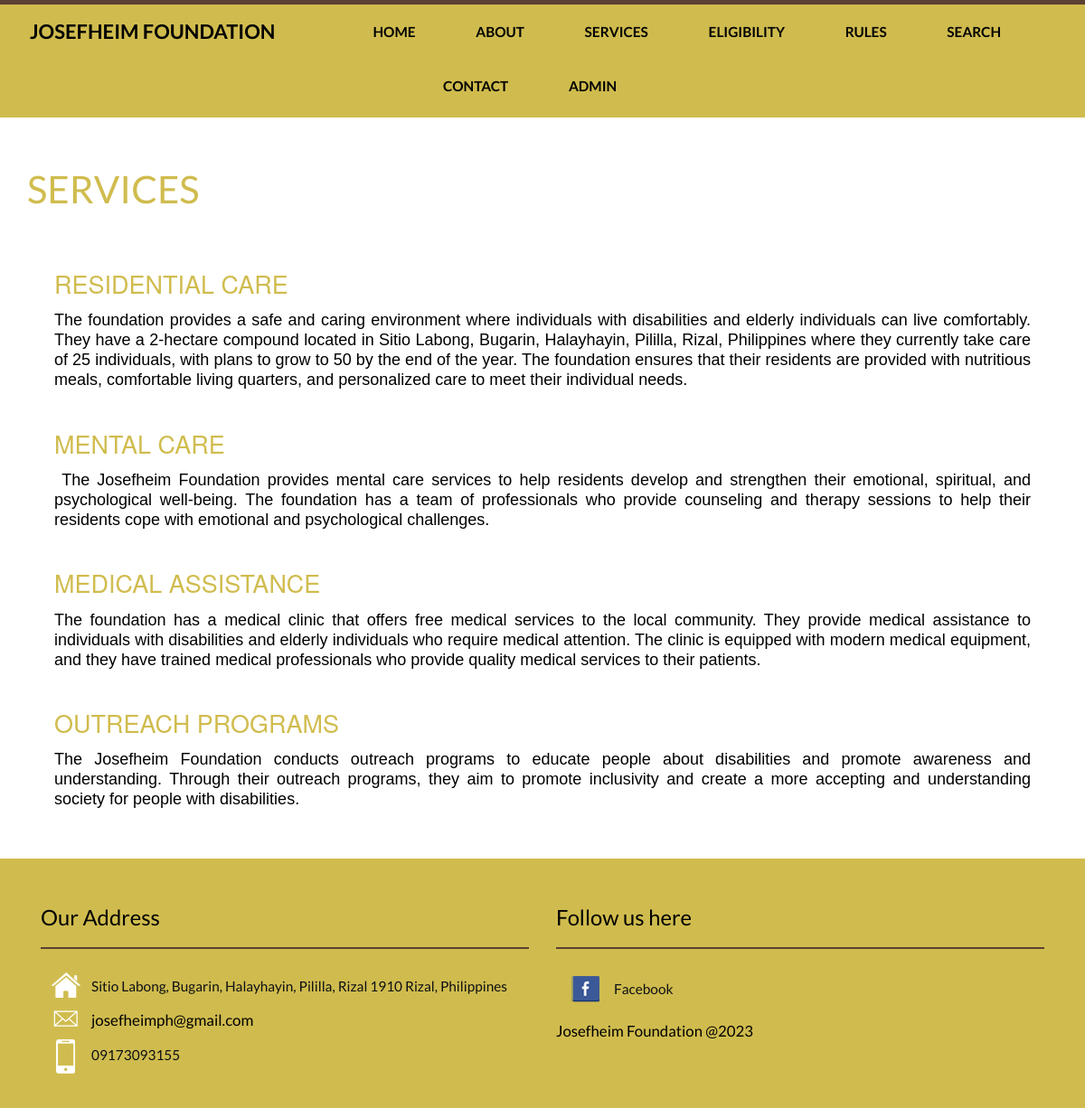
/services.php, run on the app's committed database.
### tables this page shows
CREATE TABLE `tblservices` (
  `ID` int(5) NOT NULL,
  `ServiceTitle` varchar(250) DEFAULT NULL,
  `ServiceDescription` mediumtext DEFAULT NULL,
  `CreationDate` timestamp NULL DEFAULT current_timestamp()
);

CREATE TABLE `tblpage` (
  `ID` int(10) NOT NULL,
  `PageType` varchar(200) DEFAULT NULL,
  `PageTitle` mediumtext DEFAULT NULL,
  `PageDescription` mediumtext DEFAULT NULL,
  `Email` varchar(200) DEFAULT NULL,
  `MobileNumber` varchar(15) DEFAULT NULL,
  `UpdationDate` date DEFAULT NULL,
  `Timing` varchar(200) NOT NULL
);

### services.php (the view, shortened to what this page needs)
<?php
include('includes/config.php');
  ?>
<!DOCTYPE HTML>
<html>
<head>
<link href="css/bootstrap.css" rel='stylesheet' type='text/css' />
<link href="css/style.css" rel='stylesheet' type='text/css' />
</head>
<body>
<?php include_once('includes/header.php');?>
	<div class="content">
	<div class="blog">
		<div class="container">
			<div class="blog-top">
				<h3>Services</h3>
			</div>
<?php
$query=mysqli_query($con,"select * from tblservices");
$num=mysqli_num_rows($query);
if($num>0){
while($row=mysqli_fetch_array($query))
{
?>
    <div class="col-md-12" style="margin-top:4%">
            <div class="col-md-8 service-images-text">
              <div class="inner-text">
                <h4><?php echo htmlentities($row['ServiceTitle']);?></h4>
                  <p><?php echo $row['ServiceDescription'];?></p>
              </div>
            </div>
          </div>
        <?php }} ?>
</div>
		</div>
	</div>
	<?php include_once('includes/footer.php');?>
</body>
</html>

### includes/footer.php (shortened to what this page needs)
<div class= "footer">
         <div class="container">
            <div class="col-md-6 footer-grid footer-grid1">
                    <div class="Office Address">
                        <h4>Our Address</h4>
                       <ul class="bottom-icons">
                        <?php
$ret=mysqli_query($con,"select * from tblpage where PageType='contactus' ");
while ($row=mysqli_fetch_array($ret)) {
?>
                            <li><a class="home" href="#"><span> </span></a><?php  echo $row['PageDescription'];?></li>
                            <li><a class="mail" href="mailto:info@example.com"><span> </span><?php  echo $row['Email'];?></a></li>
                            <li><a class="mbl" href="#"><span> </span></a><?php  echo $row['MobileNumber'];?></li>
                            <div class="clearfix"> </div><?php } ?>
                        </ul>
                     </div>
                </div>
                <div class="col-md-6 footer-grid footer-grid3">
                    <div class=" Follow us here">
                    <h4> Follow us here</h4>
                        <ul class="bottom-icons two">
                            <li><a class="fbook" href="https://web.facebook.com/josefheimfoundation/?_rdc=1&_rdr"><span> </span></a>Facebook</li>
                        </ul>
                    </div>
                    <div class="copy-center">
                            <p>Josefheim Foundation @2023</p>
                        </div>
                    </div>
                    <div class="clearfix"> </div>
                </div>
            </div>

### css/style.css (style rules this page uses)
body { background: #fff; font-family: 'Lato', sans-serif; }
.service-images-text { width: 100%; text-align: justify; font-family: "Helvetica Neue", Helvetica, Arial, sans-serif; font-size: 18px; }
.inner-text h4,.service-grid-text h4 { margin: 0 0 0.5em; font-size: 1.5em; color: #d0bc4e; text-transform: uppercase; text-align: left; }
.inner-text p { color: #999; font-size: 1em; line-height: 1.8em; margin:0; padding: 0; }
.blog { background:#fff; padding: 4em 0; }
.blog-top h3 { margin:0 0 0.5em; font-size:3em; color:#d0bc4e; text-transform:uppercase; text-align: left; }
.footer { background: #d0bc4e; padding: 2em 0; }
.footer p { color: #000000; font-size:1.2em; text-decoration: none; font-weight:400; margin: 0; line-height: 1.9em; }
.footer-grid h4 { color: #000000; font-size: 1.7em; text-decoration: none; font-weight: 400; margin: 1em 0; border-bottom: 2px solid #5c4033; padding: 0px 0 20px 0; }
ul.bottom-icons,ul.bottom-icons.two { padding: 0; color: #0e1014; }
ul.bottom-icons li,ul.bottom-icons.two li { display: block; margin-left:0px; list-style: none; color: #0e1014; }
ul.bottom-icons.two li a span { width:32px; height:32px; display: inline-block; background: url('../images/footer.png') no-repeat; vertical-align: middle; -webkit-transition: all 0.3s ease; -moz-transition: all 0.3s ease; -o-transition: all 0.3s ease; transition: all 0.3s ease; margin: 0 16px; }
ul.bottom-icons li a span { width:32px; height:38px; display: inline-block; background: url('../images/icons.png') no-repeat; vertical-align: middle; -webkit-transition: all 0.3s ease; -moz-transition: all 0.3s ease; -o-transition: all 0.3s ease; transition: all 0.3s ease; margin: 0 12px; color: #0e1014; }
ul.bottom-icons li a.home span { background-position: 0px -119px; }
ul.bottom-icons li a.mail span { background-position: 0px -179px; }
ul.bottom-icons li a.mbl span { background-position: 0px -219px; }
ul.bottom-icons.two li a.fbook span { background-position: -0px -0px; }
.bottom-icons li a,.bottom-icons.two li a,.bottom-icons li,.bottom-icons.two li { font-weight: 400; font-size: 1.1em; text-decoration: none; color: #000000; transition: 0.5s all; -webkit-transition: 0.5s all; -moz-transition: 0.5s all; -o-transition: 0.5s all; }
.bottom-icons.two li a { line-height: 2.4em; }

### data on the page
tblservices: ServiceTitle "RESIDENTIAL CARE", ServiceDescription "The foundation provides a safe and caring environment where individuals with disabilities and elderly individuals can live comfortably. They have a 2-hectare compound located in Sitio Labong, Bugarin, Halayhayin, Pililla, Rizal, Philippines where they currently take care of 25 individuals, with plans to grow to 50 by the end of the year. The foundation ensures that their residents are provided with nutritious meals, comfortable living quarters, and personalized care to meet their individual needs."
tblservices: ServiceTitle "MENTAL CARE", ServiceDescription "The Josefheim Foundation provides mental care services to help residents develop and strengthen their emotional, spiritual, and psychological well-being. The foundation has a team of professionals who provide counseling and therapy sessions to help their residents cope with emotional and psychological challenges."
tblservices: ServiceTitle "MEDICAL ASSISTANCE", ServiceDescription "The foundation has a medical clinic that offers free medical services to the local community. They provide medical assistance to individuals with disabilities and elderly individuals who require medical attention. The clinic is equipped with modern medical equipment, and they have trained medical professionals who provide quality medical services to their patients."
tblservices: ServiceTitle "OUTREACH PROGRAMS", ServiceDescription "The Josefheim Foundation conducts outreach programs to educate people about disabilities and promote awareness and understanding. Through their outreach programs, they aim to promote inclusivity and create a more accepting and understanding society for people with disabilities."
tblpage: PageDescription "Sitio Labong, Bugarin, Halayhayin, Pililla, Rizal 1910 Rizal, Philippines", Email "josefheimph@gmail.com", MobileNumber "09173093155"
